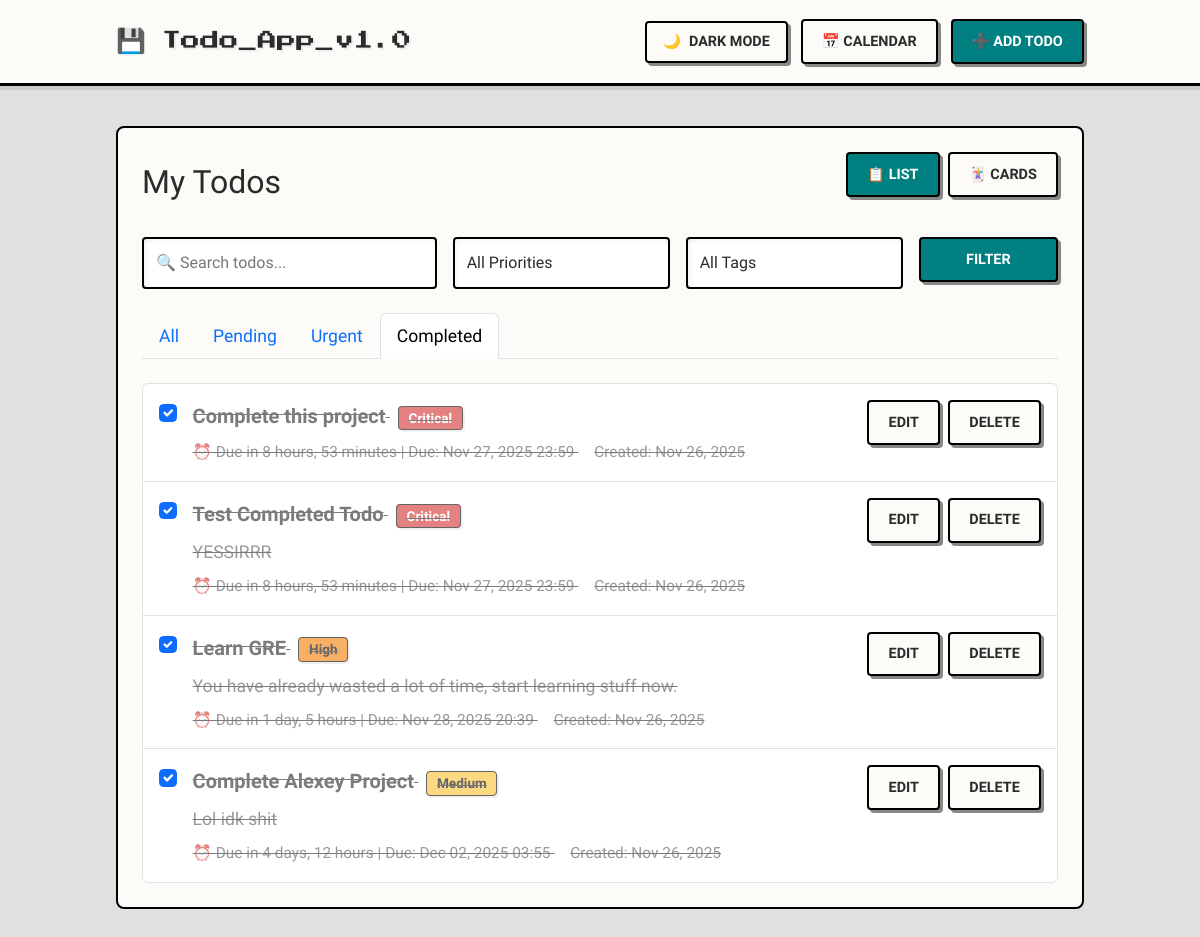
The app's page /?filter=completed&view=list with its own data.
### todo/models.py (models this page shows, shortened)
class Todo(models.Model):
    PRIORITY_CHOICES = [
        ('low', 'Low'),
        ('medium', 'Medium'),
        ('high', 'High'),
        ('critical', 'Critical'),
    ]
    title = models.CharField(max_length=200)
    description = models.TextField(blank=True)
    due_date = models.DateTimeField(null=True, blank=True)
    is_resolved = models.BooleanField(default=False)
    created_at = models.DateTimeField(auto_now_add=True)
    priority = models.CharField(max_length=10, choices=PRIORITY_CHOICES, default='medium')
    tags = models.CharField(max_length=200, blank=True, help_text="Comma-separated tags (e.g., work, personal, urgent)")
    def get_tags_list(self):
        if self.tags:
            return [tag.strip() for tag in self.tags.split(',') if tag.strip()]
        return []

### todo/views.py (the view, shortened to what this page needs)
# urls.py: path('', TodoListView.as_view(), name='todo-list'),
class TodoListView(ListView):
    model = Todo
    template_name = 'todo/todo_list.html'
    context_object_name = 'todos'
    def get_queryset(self):
        queryset = super().get_queryset()
        filter_type = self.request.GET.get('filter', 'all')
        search_query = self.request.GET.get('search', '')
        priority_filter = self.request.GET.get('priority', '')
        tag_filter = self.request.GET.get('tag', '')
        if search_query:
            queryset = queryset.filter(title__icontains=search_query)
        if priority_filter:
            queryset = queryset.filter(priority=priority_filter)
        if tag_filter:
            queryset = queryset.filter(tags__icontains=tag_filter)
        if filter_type == 'pending':
            queryset = queryset.filter(is_resolved=False)
        elif filter_type == 'completed':
            queryset = queryset.filter(is_resolved=True)
        queryset = queryset.annotate(
            priority_order=Case(
                When(priority='critical', then=Value(1)),
                When(priority='high', then=Value(2)),
                When(priority='medium', then=Value(3)),
                When(priority='low', then=Value(4)),
                default=Value(5),
                output_field=IntegerField(),
            )
        ).order_by('is_resolved', 'priority_order', 'due_date')
        return queryset
    def get_context_data(self, **kwargs):
        context = super().get_context_data(**kwargs)
        context['current_filter'] = self.request.GET.get('filter', 'all')
        context['current_view'] = self.request.GET.get('view', 'list')
        context['search_query'] = self.request.GET.get('search', '')
        context['priority_filter'] = self.request.GET.get('priority', '')
        context['tag_filter'] = self.request.GET.get('tag', '')
        all_tags = set()
        for todo in Todo.objects.all():
            all_tags.update(todo.get_tags_list())
        context['all_tags'] = sorted(all_tags)
        return context

### todo/templates/todo/todo_list.html (shortened to what this page needs)
{% extends 'todo/base.html' %}
{% block header_actions %}
<a href="{% url 'todo-calendar' %}" class="btn btn-sm btn-outline-primary">📅 Calendar</a>
<a href="{% url 'todo-create' %}" class="btn btn-sm btn-primary">➕ Add Todo</a>
{% endblock %}
{% block content %}
<div class="content-card">
    <div class="d-flex justify-content-between align-items-center mb-4">
        <h2 class="mb-0">My Todos</h2>
        <div class="view-toggle">
            <a href="?view=list&filter={{ current_filter }}"
                class="btn btn-sm {% if current_view == 'list' %}btn-primary{% else %}btn-outline-primary{% endif %}">
                📋 List
            </a>
            <a href="?view=card&filter={{ current_filter }}"
                class="btn btn-sm {% if current_view == 'card' %}btn-primary{% else %}btn-outline-primary{% endif %}">
                🃏 Cards
            </a>
        </div>
    </div>
    <form method="get" class="mb-4">
        <div class="row g-3">
            <div class="col-md-4">
                <input type="text" name="search" class="form-control" placeholder="🔍 Search todos..."
                    value="{{ search_query }}">
            </div>
            <div class="col-md-3">
                <select name="priority" class="form-select">
                    <option value="">All Priorities</option>
                </select>
            </div>
            <div class="col-md-3">
                <select name="tag" class="form-select">
                    <option value="">All Tags</option>
                </select>
            </div>
            <div class="col-md-2">
                <button type="submit" class="btn btn-primary w-100">Filter</button>
            </div>
        </div>
    </form>
    <ul class="nav nav-tabs mb-4">
        <li class="nav-item">
            <a class="nav-link {% if current_filter == 'all' %}active{% endif %}"
                href="?filter=all&view={{ current_view }}">All</a>
        </li>
        <li class="nav-item">
            <a class="nav-link {% if current_filter == 'pending' %}active{% endif %}"
                href="?filter=pending&view={{ current_view }}">Pending</a>
        </li>
        <li class="nav-item">
            <a class="nav-link {% if current_filter == 'urgent' %}active{% endif %}"
                href="?filter=urgent&view={{ current_view }}">Urgent</a>
        </li>
        <li class="nav-item">
            <a class="nav-link {% if current_filter == 'completed' %}active{% endif %}"
                href="?filter=completed&view={{ current_view }}">Completed</a>
        </li>
    </ul>
    {% if current_view == 'card' %}
    <div class="card-grid">
        {% for todo in todos %}
        <div class="card todo-card">
            <div class="card-body">
                <div class="d-flex justify-content-between align-items-start mb-3">
                    <h5 class="card-title mb-0 {% if todo.is_resolved %}todo-resolved{% endif %}">
                        {{ todo.title }}
                    </h5>
                    <form method="post" action="{% url 'todo-toggle' todo.pk %}">
                        {% csrf_token %}
                        <input type="checkbox" class="form-check-input" {% if todo.is_resolved %}checked{% endif %}
                            onchange="this.form.submit()">
                    </form>
                </div>
                <div class="mb-2">
                    <span class="priority-badge priority-{{ todo.priority }}">
                        {{ todo.get_priority_display }}
                    </span>
                </div>
                {% if todo.get_tags_list %}
                <div class="mb-2">
                    {% for tag in todo.get_tags_list %}
                    <span class="tag-badge">{{ tag }}</span>
                    {% endfor %}
                </div>
                {% endif %}
                {% if todo.description %}
                <p class="card-text text-muted small mb-3">
                    {{ todo.description|truncatechars:100 }}
                </p>
                {% endif %}
                <div class="small text-muted mb-2">
                    {% if todo.due_date %}
                        {% now "U" as current_timestamp %}
                        {% if todo.due_date|date:"U" < current_timestamp %}
                            ⏰ Overdue by {{ todo.due_date|timesince }}
                        {% else %}
                            ⏰ Due in {{ todo.due_date|timeuntil }}
                        {% endif %}
                    {% else %}
                        📅 No due date
                    {% endif %}
                </div>
                <div class="d-flex justify-content-end gap-2 mt-3">
                    <a href="{% url 'todo-update' todo.pk %}" class="btn btn-sm btn-outline-primary">Edit</a>
                    <a href="{% url 'todo-delete' todo.pk %}" class="btn btn-sm btn-outline-danger">Delete</a>
                </div>
            </div>
        </div>
        {% empty %}
        <div class="text-center text-muted py-5">
            {% if current_filter == 'pending' %}
            No pending todos. Great job! 🎉
            {% elif current_filter == 'completed' %}
            No completed todos yet.
            {% elif current_filter == 'urgent' %}
            No urgent todos. You're all caught up! 👍
            {% else %}
            No todos yet. Click "Add Todo" to get started!
            {% endif %}
        </div>
        {% endfor %}
    </div>
    {% else %}
    <ul class="list-group">
        {% for todo in todos %}
        <li class="list-group-item todo-item">
            <div class="d-flex justify-content-between align-items-start">
                <div class="d-flex align-items-start flex-grow-1 gap-3">
                    <form method="post" action="{% url 'todo-toggle' todo.pk %}">
                        <input type="checkbox" class="form-check-input mt-1" {% if todo.is_resolved %}checked{% endif %} onchange="this.form.submit()">
                    </form>
                    <div class="flex-grow-1 {% if todo.is_resolved %}todo-resolved{% endif %}">
                        <div class="mb-2">
                            <strong class="fs-5">{{ todo.title }}</strong>
                            <span class="priority-badge priority-{{ todo.priority }} ms-2">
                                {{ todo.get_priority_display }}
                            </span>
                        </div>
                        {% if todo.description %}
                        <div class="text-muted mb-2">{{ todo.description|truncatechars:150 }}</div>
                        {% endif %}
                        <div class="small text-muted">
                            {% if todo.due_date %}
                                {% now "U" as current_timestamp %}
                                {% if todo.due_date|date:"U" < current_timestamp %}
                                    ⏰ Overdue by {{ todo.due_date|timesince }} | Due: {{ todo.due_date|date:"M d, Y H:i" }}
                                {% else %}
                                    ⏰ Due in {{ todo.due_date|timeuntil }} | Due: {{ todo.due_date|date:"M d, Y H:i" }}
                                {% endif %}
                            {% else %}
                                📅 No due date
                            {% endif %}
                            <span class="ms-3">Created: {{ todo.created_at|date:"M d, Y" }}</span>
                        </div>
                    </div>
                </div>
                <div class="d-flex gap-2">
                    <a href="{% url 'todo-update' todo.pk %}" class="btn btn-sm btn-outline-primary">Edit</a>
                    <a href="{% url 'todo-delete' todo.pk %}" class="btn btn-sm btn-outline-danger">Delete</a>
                </div>
            </div>
        </li>
        {% endfor %}
    </ul>
    {% endif %}
</div>
{% endblock %}

### todo/templates/todo/base.html (style rules this page uses)
:root[data-theme="light"] { --bg-body: #e0e0e0; --bg-primary: #fdfbf7; --bg-secondary: #ffffff; --bg-tertiary: #eeeeee; --text-primary: #2b2b2b; --text-secondary: #555555; --border-light: #ffffff; --border-dark: #888888; --border-black: #000000; --accent-primary: #008080; --accent-hover: #006666; --priority-critical: #d32f2f; --priority-high: #f57c00; --priority-medium: #fbc02d; --priority-low: #388e3c; }
* { box-sizing: border-box; }
body { font-family: 'Courier Prime', 'Courier New', monospace; font-size: 1.1rem; line-height: 1.6; background-color: var(--bg-body); color: var(--text-primary); min-height: 100vh; padding-bottom: 2rem; transition: background-color 0.3s ease; }
.btn { border-radius: 4px; border: 2px solid var(--border-black); background: var(--bg-primary); color: var(--text-primary); font-family: 'Courier Prime', monospace; font-weight: 700; font-size: 0.9rem; padding: 0.6rem 1.2rem; text-transform: uppercase; box-shadow: 3px 3px 0 var(--border-dark); transition: all 0.1s ease; position: relative; top: 0; left: 0; }
.btn-primary { background: var(--accent-primary); color: #ffffff; border-color: var(--border-black); }
.card, .content-card, .calendar-container, .modal-content { background: var(--bg-primary); border: 2px solid var(--border-black); border-radius: 6px; box-shadow: 5px 5px 0 var(--border-dark); color: var(--text-primary); margin-bottom: 1.5rem; }
.form-control, .form-select { border: 2px solid var(--border-black); border-radius: 4px; background: var(--bg-secondary); color: var(--text-primary); font-family: 'Courier Prime', monospace; padding: 0.75rem; box-shadow: inset 2px 2px 5px rgba(0,0,0,0.05); }
.form-control::placeholder { color: var(--text-secondary); opacity: 0.8; }
.priority-badge, .tag-badge { border: 1px solid var(--border-black); border-radius: 4px; font-size: 0.85rem; font-weight: 700; padding: 0.2rem 0.6rem; box-shadow: 2px 2px 0 rgba(0,0,0,0.1); }
.priority-critical { background: var(--priority-critical); color: #fff; }
.priority-high { background: var(--priority-high); color: #000; }
.priority-medium { background: var(--priority-medium); color: #000; }
a { text-decoration: none; color: inherit; }
.text-muted { color: var(--text-secondary) !important; }

### todo/templates/todo/todo_list.html (style rules this page uses)
.content-card { background: var(--bg-primary); border-radius: 8px; padding: 1.5rem; margin-bottom: 1.5rem; box-shadow: 0 2px 8px var(--shadow); }
.view-toggle { display: flex; gap: 0.5rem; margin-bottom: 1rem; }
.todo-item { transition: all 0.2s ease; padding: 1rem; }
.todo-resolved { text-decoration: line-through; opacity: 0.6; }

### records on screen
Todo: is_resolved "☑", title "Complete this project", priority "Critical", due_date "8 hours, 53 minutes", due_date "Nov 27, 2025 23:59", created_at "Nov 26, 2025"
Todo: is_resolved "☑", title "Test Completed Todo", priority "Critical", description "YESSIRRR", due_date "8 hours, 53 minutes", due_date "Nov 27, 2025 23:59", created_at "Nov 26, 2025"
Todo: is_resolved "☑", title "Learn GRE", priority "High", description "You have already wasted a lot of time, start learning stuff now.", due_date "1 day, 5 hours", due_date "Nov 28, 2025 20:39", created_at "Nov 26, 2025"
Todo: is_resolved "☑", title "Complete Alexey Project", priority "Medium", description "Lol idk shit", due_date "4 days, 12 hours", due_date "Dec 02, 2025 03:55", created_at "Nov 26, 2025"
